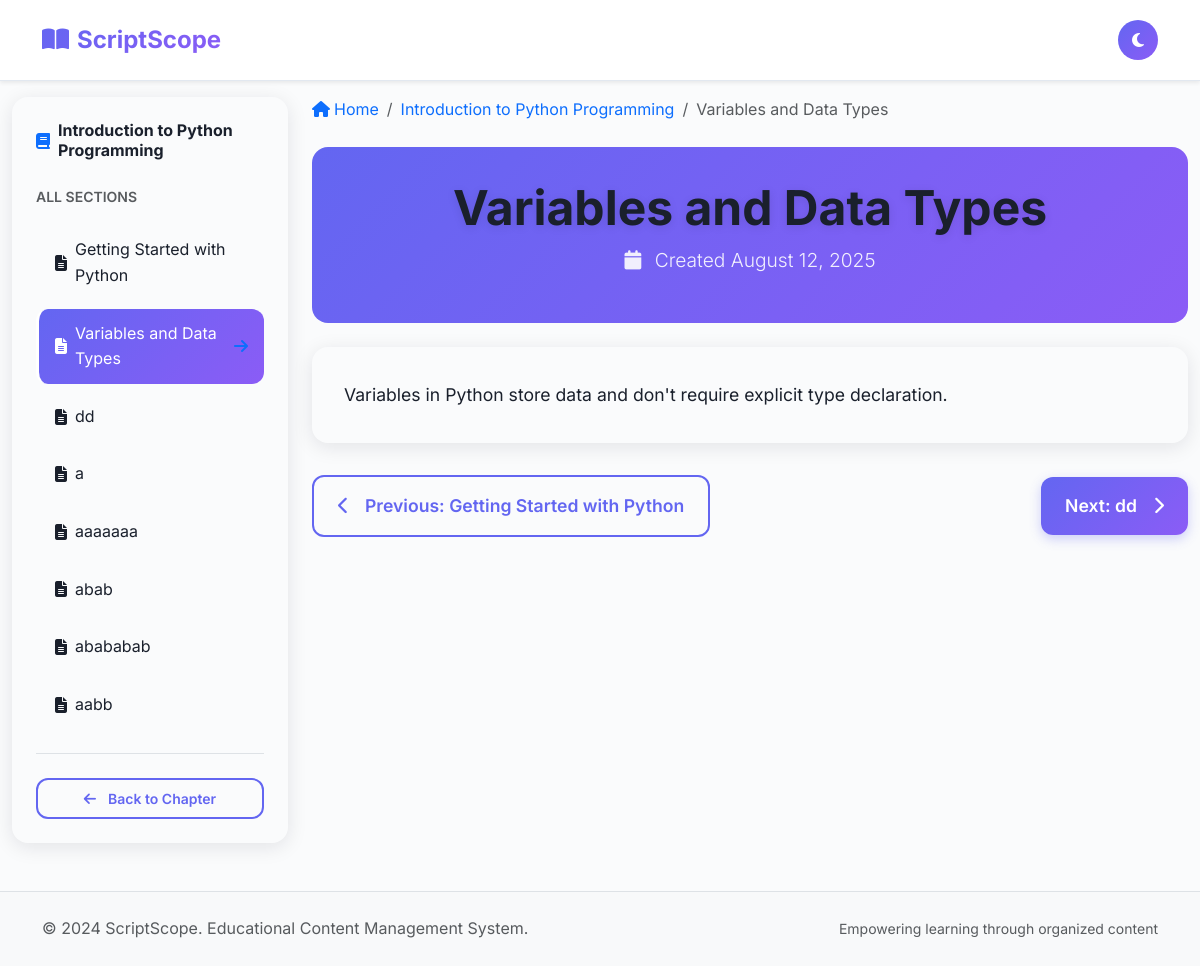
The page /chapter/1/section/2 (signed in) on the database its author committed.
### backend/models.py (models this page shows)
class Chapter(db.Model):
    id = db.Column(db.Integer, primary_key=True)
    name = db.Column(db.String(200), nullable=False)
    admin_id = db.Column(db.Integer, db.ForeignKey('admin.id'), nullable=False)
    created_at = db.Column(db.DateTime, default=datetime.utcnow)
    sections = db.relationship('Section', backref='chapter', lazy=True, cascade='all, delete-orphan')
    chapter_comments = db.relationship('ChapterComment', backref='chapter', lazy=True, cascade='all, delete-orphan')

class Section(db.Model):
    id = db.Column(db.Integer, primary_key=True)
    name = db.Column(db.String(200), nullable=False)
    content = db.Column(db.Text, nullable=True)
    chapter_id = db.Column(db.Integer, db.ForeignKey('chapter.id'), nullable=False)
    created_at = db.Column(db.DateTime, default=datetime.utcnow)
    updated_at = db.Column(db.DateTime, default=datetime.utcnow, onupdate=datetime.utcnow)
    section_comments = db.relationship('SectionComment', backref='section', lazy=True, cascade='all, delete-orphan')

### backend/routes.py (the view)
@routes_bp.route('/chapter/<int:chapter_id>/section/<int:section_id>')
def section_detail(chapter_id, section_id):
    if 'user_id' not in session and 'admin_id' not in session:
        flash('Please log in to view section details', 'warning')
        return redirect(url_for('routes_bp.login'))
    chapter = Chapter.query.get_or_404(chapter_id)
    section = Section.query.get_or_404(section_id)
    if section.chapter_id != chapter_id:
        flash('Section not found in this chapter', 'error')
        return redirect(url_for('routes_bp.chapter_detail', chapter_id=chapter_id))
    all_sections = Section.query.filter_by(chapter_id=chapter_id).order_by(Section.id).all()
    current_index = next((i for i, s in enumerate(all_sections) if s.id == section_id), None)
    prev_section = all_sections[current_index - 1] if current_index and current_index > 0 else None
    next_section = all_sections[current_index + 1] if current_index is not None and current_index < len(all_sections) - 1 else None
    comments = SectionComment.query.filter_by(section_id=section_id).order_by(SectionComment.created_at.desc()).all()
    return render_template('section_detail.html',
                         chapter=chapter,
                         section=section,
                         all_sections=all_sections,
                         prev_section=prev_section,
                         next_section=next_section,
                         comments=comments)

### frontend/templates/section_detail.html (shortened to what this page needs)
{% extends "user_base.html" %}
{% block content %}
<div class="container-fluid">
    <div class="row">
        <div class="col-lg-3">
            <div class="sidebar slide-in-left">
                <div class="d-flex align-items-center mb-4">
                    <i class="fas fa-book me-2 text-primary"></i>
                    <h6 class="mb-0 fw-bold">{{ chapter.name }}</h6>
                </div>
                <div class="mb-3">
                    <small class="text-muted text-uppercase fw-semibold">All Sections</small>
                </div>
                {% for s in all_sections %}
                <div class="sidebar-item {{ 'active' if s.id == section.id else '' }}"
                     onclick="window.location.href='{{ url_for('routes_bp.section_detail', chapter_id=chapter.id, section_id=s.id) }}'">
                    <div class="d-flex align-items-center">
                        <i class="fas fa-file-alt me-2"></i>
                        <span class="flex-grow-1">{{ s.name }}</span>
                        {% if s.id == section.id %}
                        <i class="fas fa-arrow-right ms-2 text-primary"></i>
                        {% endif %}
                    </div>
                </div>
                {% endfor %}
                <div class="mt-4 pt-4 border-top">
                    <a href="{{ url_for('routes_bp.chapter_detail', chapter_id=chapter.id) }}"
                       class="btn btn-outline-primary btn-sm w-100">
                        <i class="fas fa-arrow-left me-1"></i>Back to Chapter
                    </a>
                </div>
            </div>
        </div>
        <div class="col-lg-9">
            <nav aria-label="breadcrumb" class="mb-4">
                <ol class="breadcrumb">
                    <li class="breadcrumb-item">
                        <a href="{{ url_for('routes_bp.index') }}" class="text-decoration-none">
                            <i class="fas fa-home me-1"></i>Home
                        </a>
                    </li>
                    <li class="breadcrumb-item">
                        <a href="{{ url_for('routes_bp.chapter_detail', chapter_id=chapter.id) }}" class="text-decoration-none">
                            {{ chapter.name }}
                        </a>
                    </li>
                    <li class="breadcrumb-item active">{{ section.name }}</li>
                </ol>
            </nav>
            <div class="hero mb-4" style="padding: 2rem; border-radius: 1rem;">
                <h1 class="display-6 fw-bold mb-2">{{ section.name }}</h1>
                <p class="lead mb-3">
                    <i class="fas fa-calendar me-2"></i>
                    Created {% if section.created_at %}{{ section.created_at.strftime('%B %d, %Y') }}{% else %}N/A{% endif %}
                </p>
            </div>
            <div class="section-content fade-in">
                <div class="content-body">
                    {{ section.content|safe }}
                </div>
            </div>
            <div class="section-nav">
                {% if prev_section %}
                <a href="{{ url_for('routes_bp.section_detail', chapter_id=chapter.id, section_id=prev_section.id) }}"
                   class="btn btn-outline-primary">
                    <i class="fas fa-chevron-left me-2"></i>Previous: {{ prev_section.name }}
                </a>
                {% else %}
                <div></div>
                {% endif %}
                {% if next_section %}
                <a href="{{ url_for('routes_bp.section_detail', chapter_id=chapter.id, section_id=next_section.id) }}"
                   class="btn btn-primary">
                    Next: {{ next_section.name }}<i class="fas fa-chevron-right ms-2"></i>
                </a>
                {% endif %}
            </div>
        </div>
    </div>
</div>
{% endblock %}

### frontend/static/css/styles.css (style rules this page uses)
:root { --bg-primary: #fafbfc; --bg-secondary: #f5f6f8; --bg-tertiary: #eef0f3; --bg-card: #ffffff; --bg-elevated: #ffffff; --text-primary: #1a202c; --text-secondary: #4a5568; --text-muted: #718096; --text-light: #a0aec0; --accent-primary: #6366f1; --accent-secondary: #8b5cf6; --accent-tertiary: #06b6d4; --accent-gradient: linear-gradient(135deg, #6366f1 0%, #8b5cf6 100%); --accent-gradient-alt: linear-gradient(135deg, #06b6d4 0%, #3b82f6 100%); --success: #10b981; --success-light: #d1fae5; --warning: #f59e0b; --warning-light: #fef3c7; --error: #ef4444; --error-light: #fee2e2; --info: #3b82f6; --info-light: #dbeafe; --hover-overlay: rgba(99, 102, 241, 0.08); --active-overlay: rgba(99, 102, 241, 0.12); --focus-ring: rgba(99, 102, 241, 0.3); --border: #e2e8f0; --border-light: #f1f5f9; --shadow-sm: rgba(15, 23, 42, 0.08); --shadow: rgba(15, 23, 42, 0.1); --shadow-lg: rgba(15, 23, 42, 0.15); --shadow-hover: rgba(15, 23, 42, 0.2); --navbar-bg: rgba(255, 255, 255, 0.95); --modal-bg: rgba(15, 23, 42, 0.6); --dropdown-bg: #ffffff; --btn-primary-bg: var(--accent-primary); --btn-primary-hover: #4f46e5; --btn-secondary-bg: #f1f5f9; --btn-secondary-hover: #e2e8f0; }
* { box-sizing: border-box; margin: 0; padding: 0; }
body { font-family: 'Inter', -apple-system, BlinkMacSystemFont, 'Segoe UI', Roboto, sans-serif; background: var(--bg-primary); color: var(--text-primary); line-height: 1.6; transition: all 0.3s cubic-bezier(0.4, 0, 0.2, 1); overflow-x: hidden; }
* { transition: color 0.3s ease, background-color 0.3s ease, border-color 0.3s ease; }
h1, h2, h3, h4, h5, h6 { font-weight: 700; margin-bottom: 1rem; color: var(--text-primary); }
h1 { font-size: 2.5rem; }
.btn { font-weight: 600; border-radius: 10px; padding: 0.75rem 1.5rem; border: none; transition: all 0.3s cubic-bezier(0.4, 0, 0.2, 1); text-decoration: none; display: inline-flex; align-items: center; justify-content: center; gap: 0.5rem; position: relative; overflow: hidden; }
.btn::before { content: ''; position: absolute; top: 0; left: -100%; width: 100%; height: 100%; background: linear-gradient(90deg, transparent, rgba(255,255,255,0.2), transparent); transition: left 0.5s; }
.btn-primary { background: var(--btn-primary-bg); color: white; box-shadow: 0 4px 12px rgba(99, 102, 241, 0.3); }
.btn-outline-primary { background: transparent; color: var(--accent-primary); border: 2px solid var(--accent-primary); }
.btn-sm { padding: 0.5rem 1rem; font-size: 0.875rem; }
.fade-in { animation: fadeIn 0.5s ease-in; }
.btn { border-radius: 12px; font-weight: 600; padding: 0.75rem 1.5rem; border: none; cursor: pointer; text-decoration: none; display: inline-flex; align-items: center; gap: 0.5rem; transition: all 0.3s cubic-bezier(0.4, 0, 0.2, 1); position: relative; overflow: hidden; }
.btn-primary { background: var(--accent-gradient); color: white; }
.btn-outline-primary { border: 2px solid var(--accent-primary); color: var(--accent-primary); background: transparent; }
.hero { background: var(--accent-gradient); color: white; padding: 4rem 0; text-align: center; margin-bottom: 3rem; border-radius: 0 0 2rem 2rem; }
.hero h1 { font-size: 3rem; font-weight: 800; margin-bottom: 1rem; text-shadow: 0 2px 10px rgba(0, 0, 0, 0.1); }
.hero p { font-size: 1.2rem; opacity: 0.9; margin-bottom: 2rem; }
.sidebar { background: var(--card-bg); border-radius: 16px; padding: 1.5rem; box-shadow: 0 4px 20px var(--shadow); height: fit-content; position: sticky; top: 100px; }
.sidebar-item { padding: 0.75rem 1rem; margin-bottom: 0.5rem; border-radius: 12px; cursor: pointer; transition: all 0.3s ease; border-left: 3px solid transparent; }
.sidebar-item.active { background: var(--accent-gradient); color: white; border-left-color: white; }
.section-content { background: var(--card-bg); padding: 2rem; border-radius: 16px; box-shadow: 0 4px 20px var(--shadow); line-height: 1.8; font-size: 1.1rem; }
.section-nav { display: flex; justify-content: space-between; align-items: center; margin: 2rem 0; gap: 1rem; }
.section-nav .btn { padding: 1rem 1.5rem; font-size: 1.1rem; }
.fade-in { animation: fadeIn 0.6s ease-out; }
.slide-in-left { animation: slideInLeft 0.6s ease-out; }

### rows shown on the page
Chapter: name "Introduction to Python Programming"
Section: name "Getting Started with Python"
Section: name "Variables and Data Types", created_at "August 12, 2025", content "Variables in Python store data and don't require explicit type declaration."
Section: name "dd"
Section: name "a"
Section: name "aaaaaaa"
Section: name "abab"
Section: name "abababab"
Section: name "aabb"
